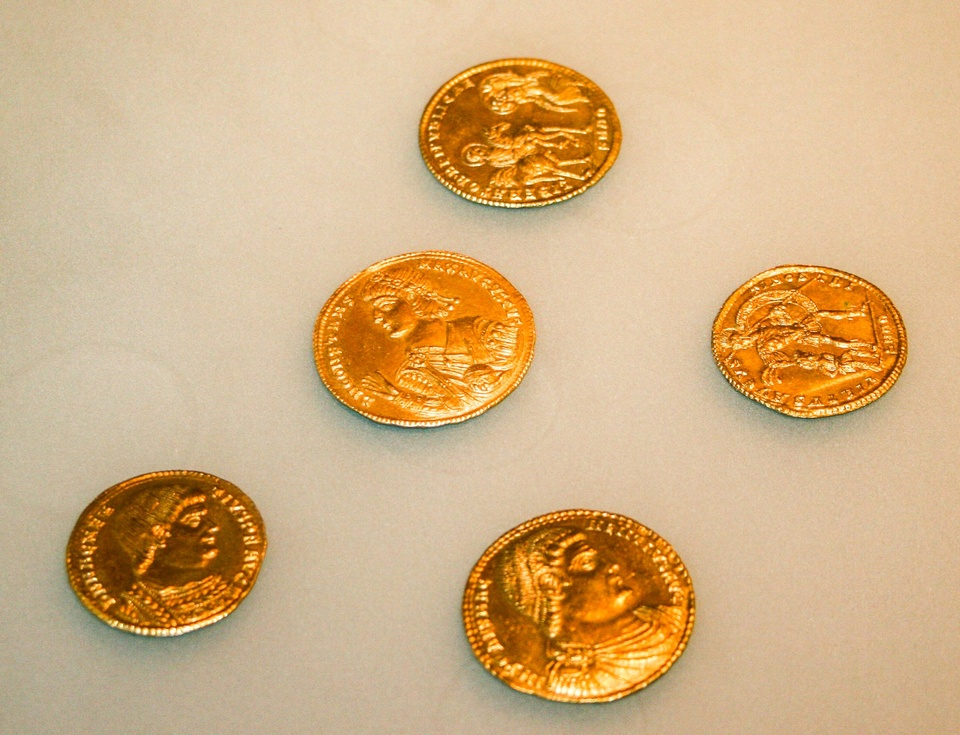
#> input picture mc_convo/coins.jpg, 960 x 735 px, shrunk from 2048 x 1567 before the run
$ jupyter execute edges.ipynb
#> lines starting #> are read from the running program, lines starting #| are printed output that depends on the picture; after the words box and inside, x2 and y2 are one past the last pixel; in counts of white or black regions, pixels touching at a corner belong together; long printed decimals are rounded
[cell 1]
import numpy as np
import cv2
from matplotlib import pyplot as plt

[cell 2]
path="coins.jpg"

[cell 3]
img = cv2.imread(path)
#> img is the input picture: shape (735, 960, 3); mean B, G, R 133.4, 177.7, 211.1
img.shape
#> Out = (735, 960, 3)

[cell 4]
plt.imshow(img)
plt.title("original")
plt.show()

[cell 5]
image_rgb = img[:,:,::-1]
plt.imshow(image_rgb)
plt.title("rgb")
plt.show()

[cell 6]
image_gray = cv2.cvtColor(image_rgb, cv2.COLOR_BGR2GRAY)
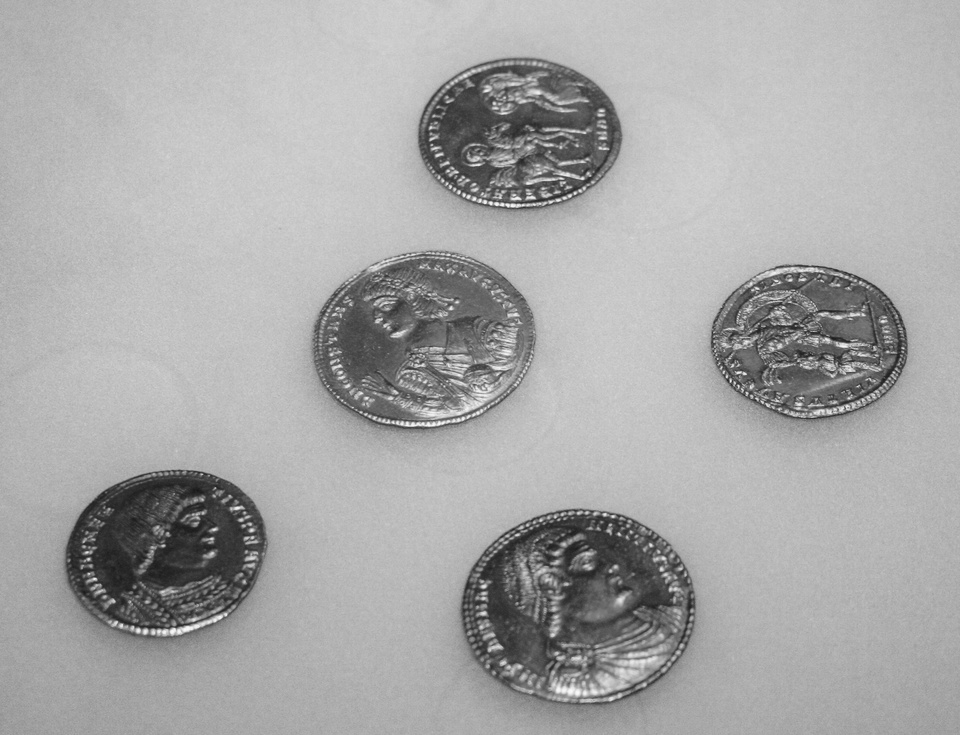
#> image_gray: shape (735, 960); min 22, max 249, mean 168.2
plt.imshow(image_gray)
plt.title("gray")
plt.show()

[cell 7]
plt.imshow(image_gray, cmap="gray")
plt.title("gray")
plt.show()

[cell 8]
def to_debug(img, state):
    plt.imshow(img.astype(np.uint8), cmap="Greys")
    plt.title(state)
    plt.show()
    print(f"max in {state} state. {np.max(img)}")
    print(f"min in {state} state. {np.min(img)}")
    print(f"mean in {state} state. {np.mean(img)}")


def edge_detect(img, threshold=100, debug=True):

#> called with threshold = 100, debug = True
    kernel_blurring = np.array([
        [1,1,1],
        [1,1,1],
        [1,1,1]
    ])/9
    x_kernel = np.array([[-1,0,1]])
    y_kernel = np.array([
        [-1],
        [0],
        [1]
    ])
    img = img.astype(np.float32)
#> img: shape (735, 960) float32
    img = cv2.filter2D(img, -1, kernel_blurring)
    if debug:
        to_debug(img, "kernel_blurring")
#> in to_debug, `plt.show()`:
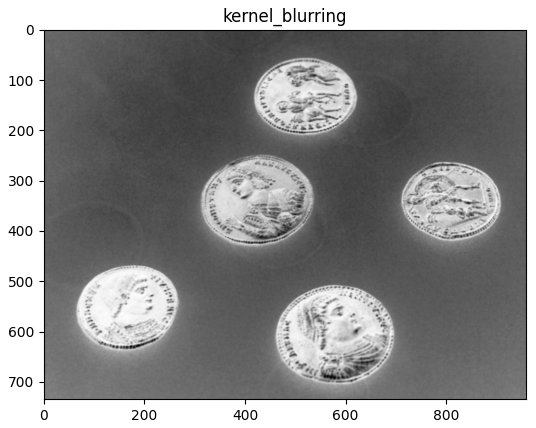
#> figure drawn by matplotlib, 1 panel
#| max in kernel_blurring state. 246.000
#| min in kernel_blurring state. 28.222
#| mean in kernel_blurring state. 168.237

    y_gradients = cv2.filter2D(img, -1, y_kernel)
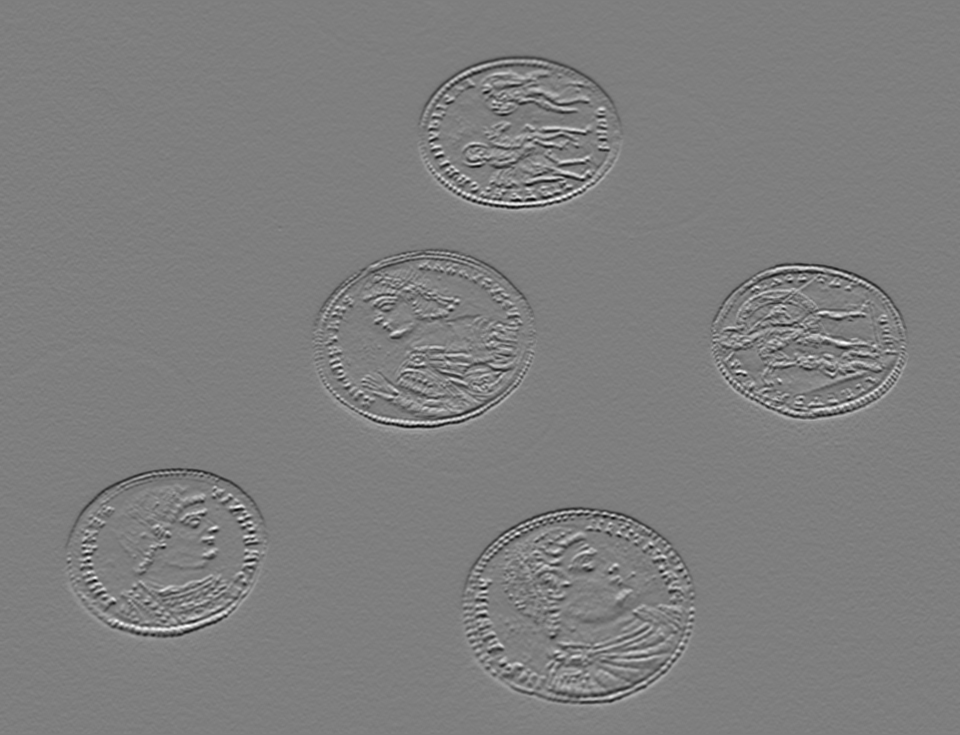
#> y_gradients: shape (735, 960) float32; min -111, max 112.1, mean -0.1; drawn with min black and max white
    x_gradients = cv2.filter2D(img, -1, x_kernel)
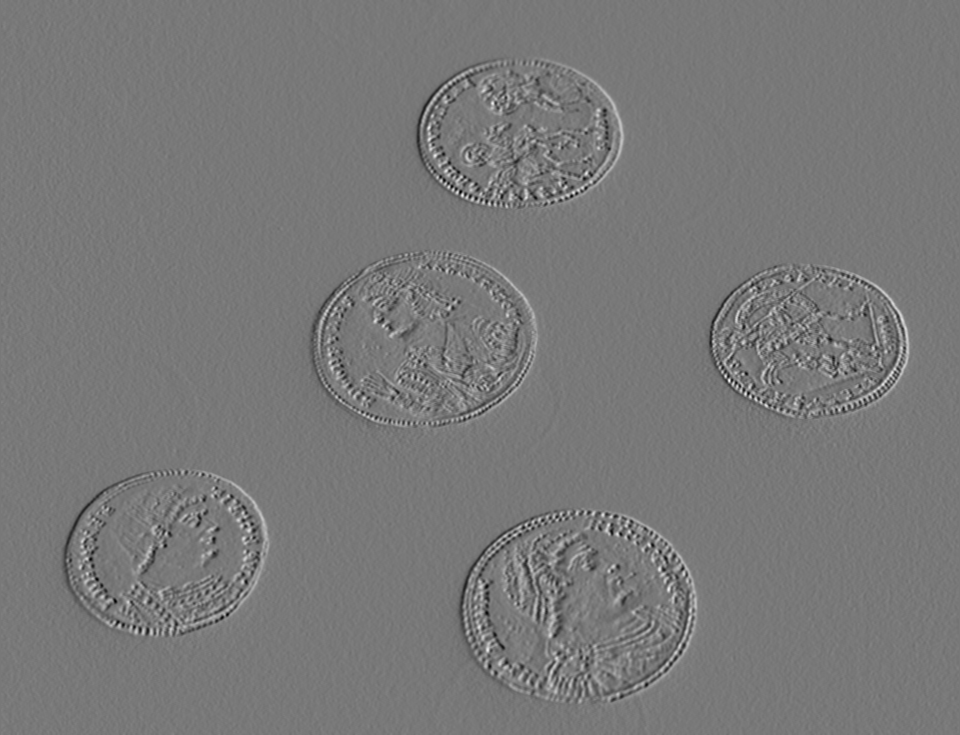
#> x_gradients: shape (735, 960) float32; min -87.89, max 97.44, mean 0; drawn with min black and max white
    img = np.sqrt(y_gradients**2 + x_gradients**2)
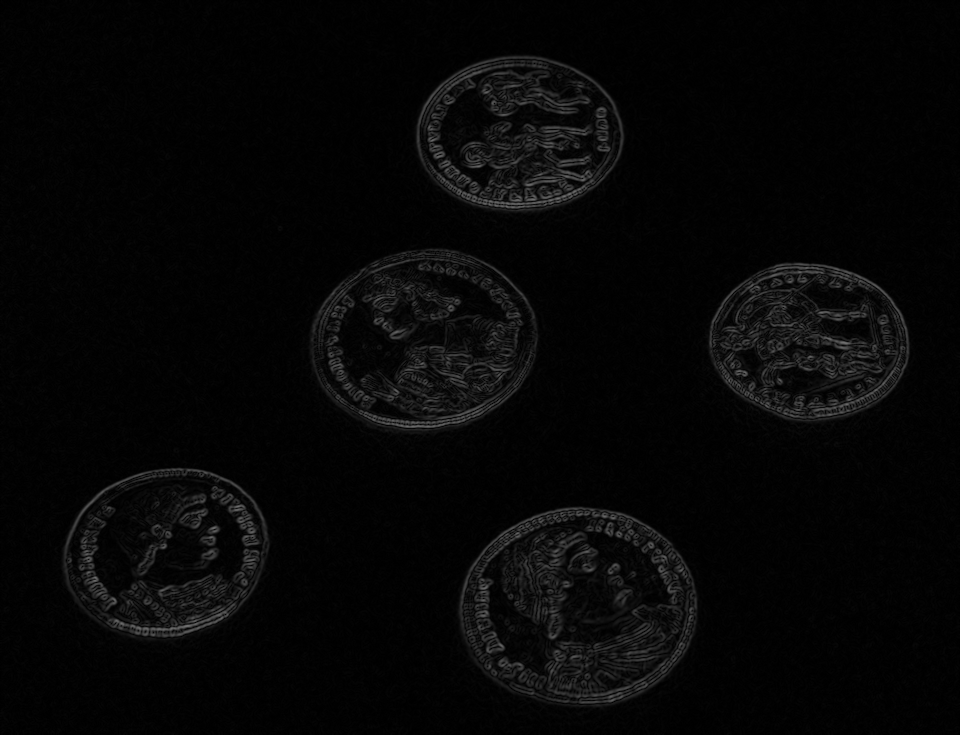
#> img: shape (735, 960) float32; min 0, max 112.7, mean 6.7
    if debug:
        to_debug(img, "gradients")
#> call 2 of to_debug, with state = 'gradients'
#> in to_debug (call 2), `plt.show()`:
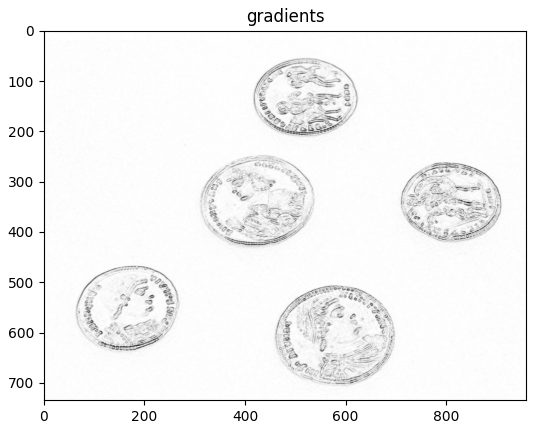
#> figure drawn by matplotlib, 1 panel
#| max in gradients state. 112.694
#| min in gradients state. 0.0
#| mean in gradients state. 6.675
    img = img.astype(np.uint8)
    _, img = cv2.threshold(img, threshold, 255, cv2.THRESH_BINARY)
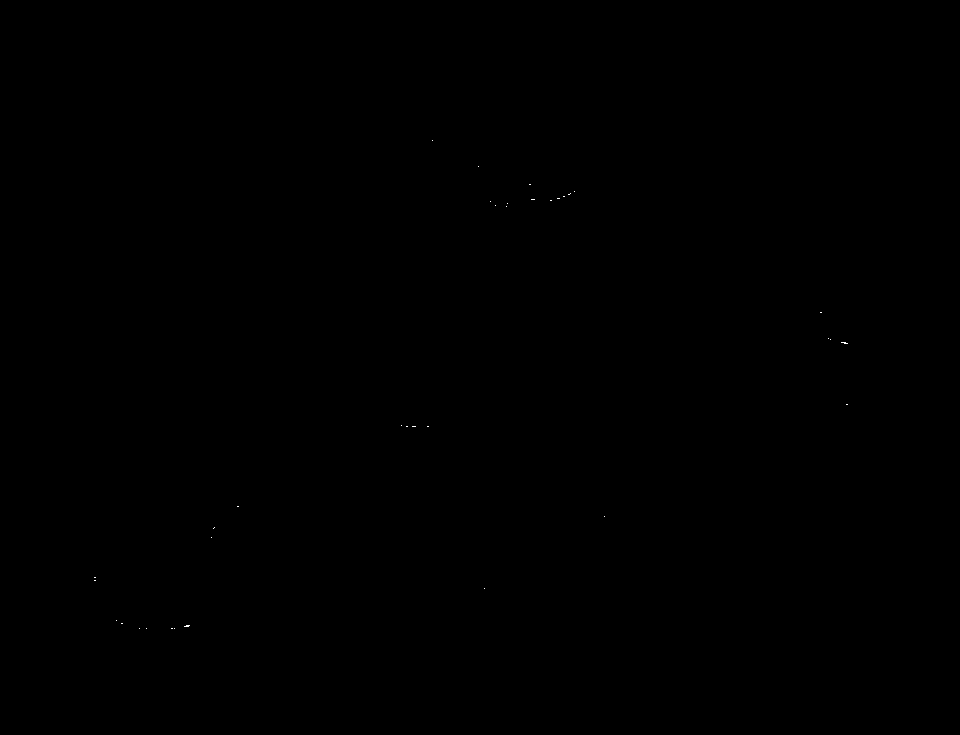
#> img: shape (735, 960); 0.01% white in thin lines or dots, all inside (x1, y1, x2, y2) = (94, 140, 848, 629)
    if debug:
        to_debug(img, "final")
#| max in final state. 255
#| min in final state. 0
#| mean in final state. 0.0271
    return img
